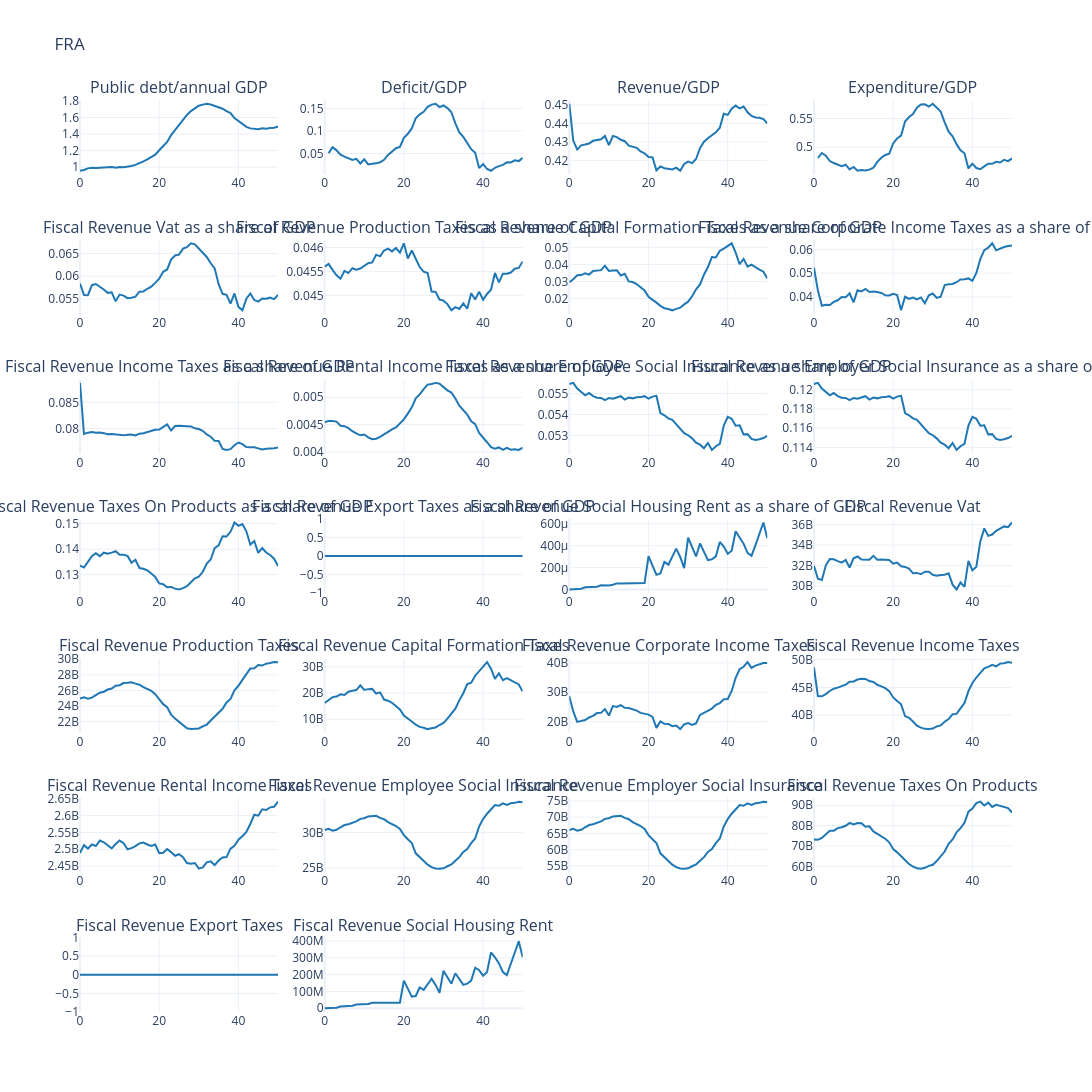

The cell this chart's notebook holds for it:
### Markdown cell above
## Fiscal diagnostics

### Code cell
def fiscal_diagnostic_table(df, items, periods=(1, 20, 50), unit=1e9, currency="€"):
    """Amount (bn) and % of GDP for each fiscal line item, at the given periods."""
    rows = {}
    for label, col in items.items():
        ratio_col = f"{col}_to_gdp"
        row = {}
        for t in periods:
            amount = df.loc[t, col] / unit
            pct = df.loc[t, ratio_col] * 100 if ratio_col in df.columns else float("nan")
            row[f"Period {t}"] = f"{currency}{amount:,.3f}bn ({pct:.2f}%)"
        rows[label] = row
    return pd.DataFrame(rows).T


REVENUE_ITEMS = {
    "Corporate income tax": "fiscal_revenue_corporate_income_taxes",
    "Household income tax": "fiscal_revenue_income_taxes",
    "Production tax": "fiscal_revenue_production_taxes",
    "VAT": "fiscal_revenue_vat",
    "Capital-formation taxes": "fiscal_revenue_capital_formation_taxes",
    "Export taxes": "fiscal_revenue_export_taxes",
    "Employee social insurance": "fiscal_revenue_employee_social_insurance",
    "Employer social insurance": "fiscal_revenue_employer_social_insurance",
    "Total revenue": "fiscal_revenue",
}

EXPENDITURE_ITEMS = {
    "Government consumption": "government_consumption",
    "Unemployment benefits": "unemployment_benefits",
    "Interest payments on debt": "interest_payments_on_debt",
    "Household social transfers": "household_social_transfers",
    "Public pension benefits": "public_pension_benefits",
    "Other social transfers": "other_social_transfers",
    "Necessity support": "necessity_support",
    "Total expenditure": "fiscal_expenditure",
}


from IPython.display import Markdown

fiscal_periods = (1, 20, 50)
revenue_table = fiscal_diagnostic_table(df_scenario, REVENUE_ITEMS, periods=fiscal_periods)
expenditure_table = fiscal_diagnostic_table(df_scenario, EXPENDITURE_ITEMS, periods=fiscal_periods)
print("Scenario tables")
display(Markdown("**Revenue**\n\n" + revenue_table.to_markdown()))
display(Markdown("**Expenditure**\n\n" + expenditure_table.to_markdown()))


REVENUES_COLS = [
    "debt_to_gdp",
    "deficit_to_gdp",
    "fiscal_revenue_to_gdp",
    "fiscal_expenditure_to_gdp",

    "fiscal_revenue_vat_to_gdp",
    "fiscal_revenue_production_taxes_to_gdp",
    "fiscal_revenue_capital_formation_taxes_to_gdp",
    "fiscal_revenue_corporate_income_taxes_to_gdp",
    "fiscal_revenue_income_taxes_to_gdp",
    "fiscal_revenue_rental_income_taxes_to_gdp",
    "fiscal_revenue_employee_social_insurance_to_gdp",
    "fiscal_revenue_employer_social_insurance_to_gdp",
    "fiscal_revenue_taxes_on_products_to_gdp",
    "fiscal_revenue_export_taxes_to_gdp",
    "fiscal_revenue_social_housing_rent_to_gdp",

    "fiscal_revenue_vat",
    "fiscal_revenue_production_taxes",
    "fiscal_revenue_capital_formation_taxes",
    "fiscal_revenue_corporate_income_taxes",
    "fiscal_revenue_income_taxes",
    "fiscal_revenue_rental_income_taxes",
    "fiscal_revenue_employee_social_insurance",
    "fiscal_revenue_employer_social_insurance",
    "fiscal_revenue_taxes_on_products",
    "fiscal_revenue_export_taxes",
    "fiscal_revenue_social_housing_rent",
    ]

EXPENDITURE_COLS = [
    "debt_to_gdp",
    "deficit_to_gdp",
    "fiscal_revenue_to_gdp",
    "fiscal_expenditure_to_gdp",

    "government_consumption_to_gdp",
    "unemployment_benefits_to_gdp",
    "interest_payments_on_debt_to_gdp",
    "household_social_transfers_to_gdp",
    "public_pension_benefits_to_gdp",
    "other_social_transfers_to_gdp",
    "necessity_support_to_gdp",

    "government_consumption",
    "unemployment_benefits",
    "interest_payments_on_debt",
    "household_social_transfers",
    "public_pension_benefits",
    "other_social_transfers",
    "necessity_support",
]

plot_output(df=df_scenario[list(REVENUES_COLS)], no_rows=7, no_cols=4, country_code=COUNTRY, **FIGURE_SIZES["benchmark"])
plot_output(df=df_scenario[list(EXPENDITURE_COLS)], no_rows=6, no_cols=4, country_code=COUNTRY, **FIGURE_SIZES["benchmark"])
